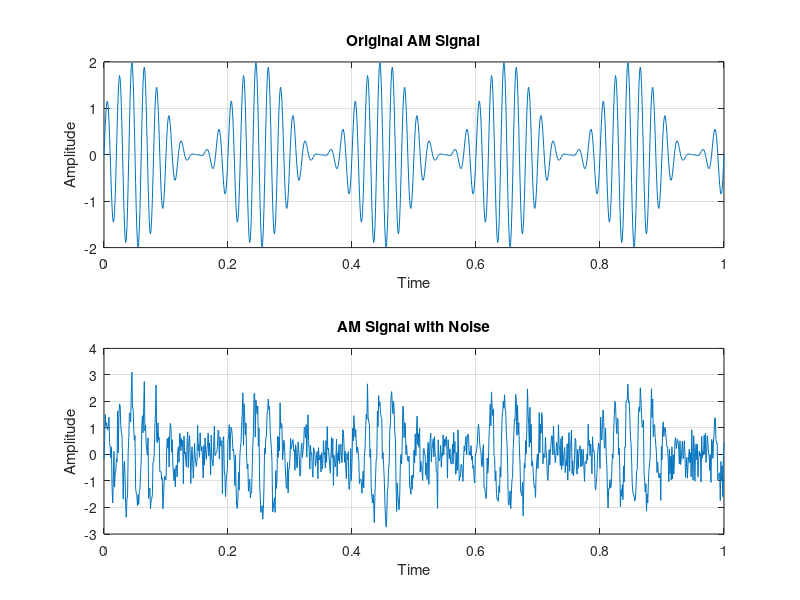
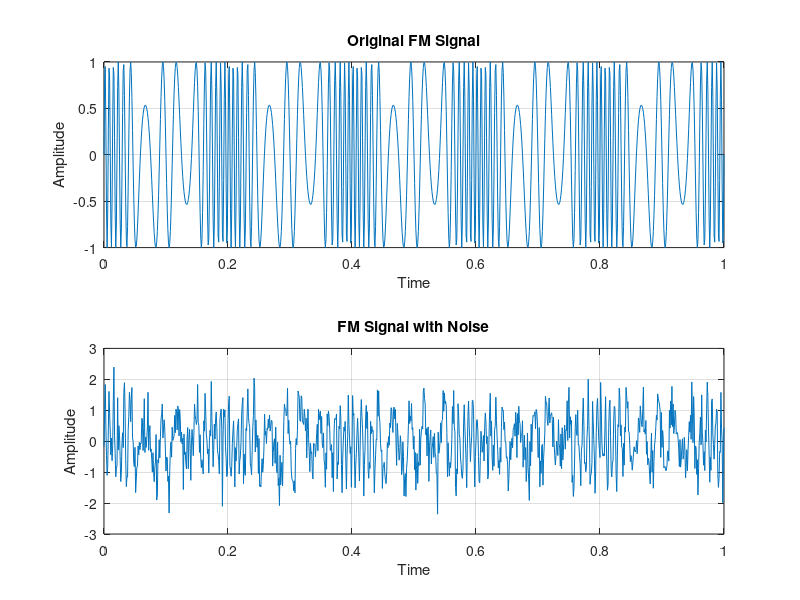

Here is the MATLAB script that generated these plots, in order:
clc;
clear;
close all;


% Time Vector

t = 0:0.001:1;


% Message Signal

fm = 5;

message = sin(2*pi*fm*t);



% Carrier Signal

fc = 50;

carrier = sin(2*pi*fc*t);



% AM Modulation

AM_signal = (1 + message).*carrier;



% FM Modulation

kf = 20;

FM_signal = sin(2*pi*fc*t + kf*message);



% Add Noise

noise = 0.5*randn(size(t));


noisy_AM = AM_signal + noise;


noisy_FM = FM_signal + noise;



% Plot AM with Noise


figure;

subplot(2,1,1);

plot(t,AM_signal);

title('Original AM Signal');

xlabel('Time');

ylabel('Amplitude');

grid on;



subplot(2,1,2);

plot(t,noisy_AM);

title('AM Signal with Noise');

xlabel('Time');

ylabel('Amplitude');

grid on;



% Plot FM with Noise


figure;

subplot(2,1,1);

plot(t,FM_signal);

title('Original FM Signal');

xlabel('Time');

ylabel('Amplitude');

grid on;



subplot(2,1,2);

plot(t,noisy_FM);

title('FM Signal with Noise');

xlabel('Time');

ylabel('Amplitude');

grid on;
